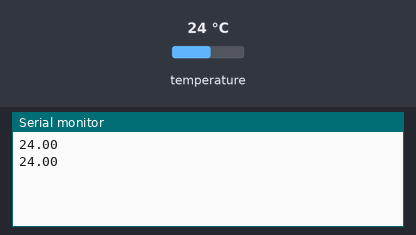
Bench run of a sketch on a simulated Arduino Uno, built with avr-gcc and run on an emulated ATmega328P. Shown: the last lines printed to the serial monitor. The inputs (shaded band) are chosen by the test bench; at power-on: temperature 24 °C.

Above: at 3.3 s.
3.4 s: temperature set to 12 °C
At 5.5 s:
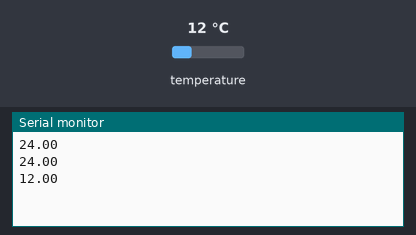
5.9 s: temperature set to 19 °C
At 6.8 s:
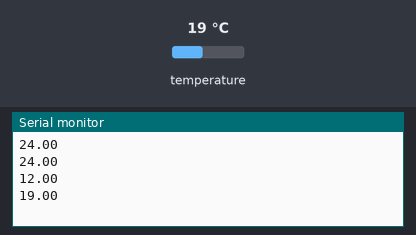
Timing chart, 0 to 8.9 s (numbered marks = the images above; inputs shaded):
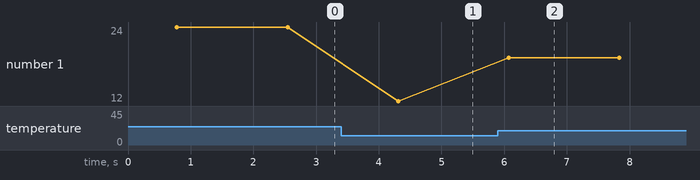

The sketch:

ds18b20-reading.ino
```cpp
// (licence header left out)
// Required libraries: OneWire, DallasTempature


#include <OneWire.h>
#include <DallasTemperature.h>


#define DS18B20_BUS_PIN 2


OneWire oneWire(DS18B20_BUS_PIN);

DallasTemperature ds18b20_sensors(&oneWire);


void setup() {
  Serial.begin(2400);

  ds18b20_sensors.begin();
}


void loop() {
  ds18b20_sensors.requestTemperatures();

  Serial.println(ds18b20_sensors.getTempCByIndex(0));

  delay(1000);
}
```

Measured:
- after the input at 3.4 s, the serial monitor: prints a new line after 0.91 s (image 1)
- after the input at 5.9 s, the serial monitor: prints a new line after 0.17 s (image 2)
- plotted number 1: 24 → 12 after the input at 3.4 s, 12 → 19 after the input at 5.9 s
